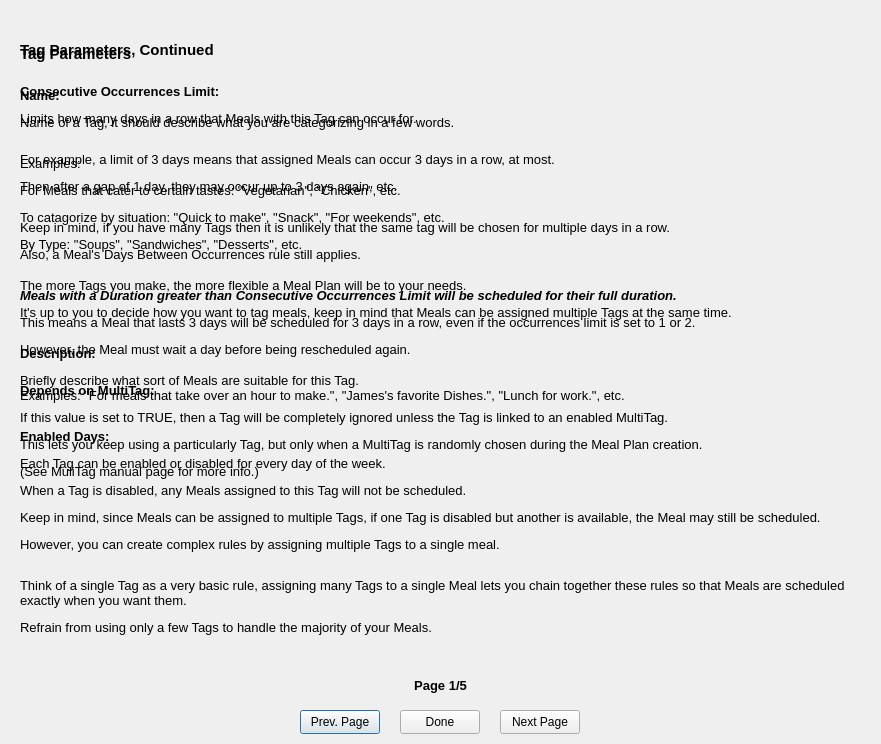
<?xml version="1.0" encoding="UTF-8"?>
<ui version="4.0">
 <class>Manual_TagInfo</class>
 <widget class="QDialog" name="Manual_TagInfo">
  <property name="geometry">
   <rect>
    <x>0</x>
    <y>0</y>
    <width>881</width>
    <height>744</height>
   </rect>
  </property>
  <property name="windowTitle">
   <string>Tag Information</string>
  </property>
  <widget class="QLabel" name="label_page2">
   <property name="enabled">
    <bool>true</bool>
   </property>
   <property name="geometry">
    <rect>
     <x>20</x>
     <y>20</y>
     <width>701</width>
     <height>481</height>
    </rect>
   </property>
   <property name="text">
    <string>&lt;html&gt;&lt;head/&gt;&lt;body&gt;&lt;p&gt;&lt;span style=&quot; font-size:11pt; font-weight:700;&quot;&gt;Tag Parameters, Continued&lt;/span&gt;&lt;br/&gt;&lt;/p&gt;&lt;p&gt;&lt;span style=&quot; font-size:10pt; font-weight:700;&quot;&gt;Consecutive Occurrences Limit:&lt;/span&gt;&lt;/p&gt;&lt;p&gt;&lt;span style=&quot; font-size:10pt;&quot;&gt;Limits how many days in a row that Meals with this Tag can occur for.&lt;/span&gt;&lt;br/&gt;&lt;/p&gt;&lt;p&gt;&lt;span style=&quot; font-size:10pt;&quot;&gt;For example, a limit of 3 days means that assigned Meals can occur 3 days in a row, at most.&lt;/span&gt;&lt;/p&gt;&lt;p&gt;&lt;span style=&quot; font-size:10pt;&quot;&gt;Then after a gap of 1 day, they may occur up to 3 days again, etc.&lt;/span&gt;&lt;br/&gt;&lt;/p&gt;&lt;p&gt;&lt;span style=&quot; font-size:10pt;&quot;&gt;Keep in mind, if you have many Tags then it is unlikely that the same tag will be chosen for multiple days in a row.&lt;/span&gt;&lt;/p&gt;&lt;p&gt;&lt;span style=&quot; font-size:10pt;&quot;&gt;Also, a Meal's Days Between Occurrences rule still applies.&lt;/span&gt;&lt;br/&gt;&lt;/p&gt;&lt;p&gt;&lt;span style=&quot; font-size:10pt; font-weight:700; font-style:italic;&quot;&gt;Meals with a Duration greater than Consecutive Occurrences Limit will be scheduled for their full duration.&lt;/span&gt;&lt;/p&gt;&lt;p&gt;&lt;span style=&quot; font-size:10pt;&quot;&gt;This means a Meal that lasts 3 days will be scheduled for 3 days in a row, even if the occurrences limit is set to 1 or 2.&lt;/span&gt;&lt;/p&gt;&lt;p&gt;&lt;span style=&quot; font-size:10pt;&quot;&gt;However, the Meal must wait a day before being rescheduled again.&lt;/span&gt;&lt;br/&gt;&lt;/p&gt;&lt;p&gt;&lt;span style=&quot; font-size:10pt; font-weight:700;&quot;&gt;Depends on MultiTag:&lt;/span&gt;&lt;/p&gt;&lt;p&gt;&lt;span style=&quot; font-size:10pt;&quot;&gt;If this value is set to TRUE, then a Tag will be completely ignored unless the Tag is linked to an enabled MultiTag.&lt;/span&gt;&lt;/p&gt;&lt;p&gt;&lt;span style=&quot; font-size:10pt;&quot;&gt;This lets you keep using a particularly Tag, but only when a MultiTag is randomly chosen during the Meal Plan creation.&lt;/span&gt;&lt;/p&gt;&lt;p&gt;&lt;span style=&quot; font-size:10pt;&quot;&gt;(See MuliTag manual page for more info.)&lt;/span&gt;&lt;/p&gt;&lt;/body&gt;&lt;/html&gt;</string>
   </property>
   <property name="wordWrap">
    <bool>true</bool>
   </property>
  </widget>
  <widget class="QPushButton" name="pushButton_previousPage">
   <property name="geometry">
    <rect>
     <x>300</x>
     <y>710</y>
     <width>80</width>
     <height>24</height>
    </rect>
   </property>
   <property name="text">
    <string>Prev. Page</string>
   </property>
  </widget>
  <widget class="QLabel" name="label_page1">
   <property name="enabled">
    <bool>true</bool>
   </property>
   <property name="geometry">
    <rect>
     <x>20</x>
     <y>20</y>
     <width>841</width>
     <height>641</height>
    </rect>
   </property>
   <property name="toolTip">
    <string/>
   </property>
   <property name="statusTip">
    <string/>
   </property>
   <property name="whatsThis">
    <string/>
   </property>
   <property name="text">
    <string>&lt;html&gt;&lt;head/&gt;&lt;body&gt;&lt;p&gt;&lt;span style=&quot; font-size:11pt; font-weight:700;&quot;&gt;Tag Parameters&lt;/span&gt;&lt;span style=&quot; font-size:10pt;&quot;&gt;&lt;br/&gt;&lt;/span&gt;&lt;/p&gt;&lt;p&gt;&lt;span style=&quot; font-size:10pt; font-weight:700;&quot;&gt;Name:&lt;/span&gt;&lt;/p&gt;&lt;p&gt;&lt;span style=&quot; font-size:10pt;&quot;&gt;Name of a Tag, it should describe what you are categorizing in a few words.&lt;br/&gt;&lt;/span&gt;&lt;/p&gt;&lt;p&gt;&lt;span style=&quot; font-size:10pt;&quot;&gt;Examples:&lt;/span&gt;&lt;/p&gt;&lt;p&gt;&lt;span style=&quot; font-size:10pt;&quot;&gt;For Meals that cater to certain tastes: &amp;quot;Vegetarian&amp;quot;, &amp;quot;Chicken&amp;quot;, etc.&lt;/span&gt;&lt;/p&gt;&lt;p&gt;&lt;span style=&quot; font-size:10pt;&quot;&gt;To catagorize by situation: &amp;quot;Quick to make&amp;quot;, &amp;quot;Snack&amp;quot;, &amp;quot;For weekends&amp;quot;, etc.&lt;/span&gt;&lt;/p&gt;&lt;p&gt;&lt;span style=&quot; font-size:10pt;&quot;&gt;By Type: &amp;quot;Soups&amp;quot;, &amp;quot;Sandwiches&amp;quot;, &amp;quot;Desserts&amp;quot;, etc.&lt;br/&gt;&lt;/span&gt;&lt;/p&gt;&lt;p&gt;&lt;span style=&quot; font-size:10pt;&quot;&gt;The more Tags you make, the more flexible a Meal Plan will be to your needs.&lt;/span&gt;&lt;/p&gt;&lt;p&gt;&lt;span style=&quot; font-size:10pt;&quot;&gt;It's up to you to decide how you want to tag meals, keep in mind that Meals can be assigned multiple Tags at the same time.&lt;br/&gt;&lt;/span&gt;&lt;/p&gt;&lt;p&gt;&lt;span style=&quot; font-size:10pt; font-weight:700;&quot;&gt;Description:&lt;/span&gt;&lt;/p&gt;&lt;p&gt;&lt;span style=&quot; font-size:10pt;&quot;&gt;Briefly describe what sort of Meals are suitable for this Tag.&lt;br/&gt;Examples: &amp;quot;For meals that take over an hour to make.&amp;quot;, &amp;quot;James's favorite Dishes.&amp;quot;, &amp;quot;Lunch for work.&amp;quot;, etc.&lt;br/&gt;&lt;/span&gt;&lt;/p&gt;&lt;p&gt;&lt;span style=&quot; font-size:10pt; font-weight:700;&quot;&gt;Enabled Days:&lt;/span&gt;&lt;/p&gt;&lt;p&gt;&lt;span style=&quot; font-size:10pt;&quot;&gt;Each Tag can be enabled or disabled for every day of the week.&lt;/span&gt;&lt;/p&gt;&lt;p&gt;&lt;span style=&quot; font-size:10pt;&quot;&gt;When a Tag is disabled, any Meals assigned to this Tag will not be scheduled.&lt;/span&gt;&lt;/p&gt;&lt;p&gt;&lt;span style=&quot; font-size:10pt;&quot;&gt;Keep in mind, since Meals can be assigned to multiple Tags, if one Tag is disabled but another is available, the Meal may still be scheduled.&lt;/span&gt;&lt;/p&gt;&lt;p&gt;&lt;span style=&quot; font-size:10pt;&quot;&gt;However, you can create complex rules by assigning multiple Tags to a single meal.&lt;br/&gt;&lt;/span&gt;&lt;/p&gt;&lt;p&gt;&lt;span style=&quot; font-size:10pt;&quot;&gt;Think of a single Tag as a very basic rule, assigning many Tags to a single Meal lets you chain together these rules so that Meals are scheduled exactly when you want them.&lt;/span&gt;&lt;/p&gt;&lt;p&gt;&lt;span style=&quot; font-size:10pt;&quot;&gt;Refrain from using only a few Tags to handle the majority of your Meals.&lt;/span&gt;&lt;/p&gt;&lt;/body&gt;&lt;/html&gt;</string>
   </property>
   <property name="wordWrap">
    <bool>true</bool>
   </property>
  </widget>
  <widget class="QPushButton" name="pushButton_done">
   <property name="geometry">
    <rect>
     <x>400</x>
     <y>710</y>
     <width>80</width>
     <height>24</height>
    </rect>
   </property>
   <property name="text">
    <string>Done</string>
   </property>
  </widget>
  <widget class="QPushButton" name="pushButton_nextPage">
   <property name="geometry">
    <rect>
     <x>500</x>
     <y>710</y>
     <width>80</width>
     <height>24</height>
    </rect>
   </property>
   <property name="text">
    <string>Next Page</string>
   </property>
  </widget>
  <widget class="QLabel" name="label_pageNumber">
   <property name="geometry">
    <rect>
     <x>405</x>
     <y>670</y>
     <width>71</width>
     <height>31</height>
    </rect>
   </property>
   <property name="text">
    <string>&lt;html&gt;&lt;head/&gt;&lt;body&gt;&lt;p align=&quot;center&quot;&gt;&lt;span style=&quot; font-size:10pt; font-weight:700;&quot;&gt;Page 1/5&lt;/span&gt;&lt;/p&gt;&lt;/body&gt;&lt;/html&gt;</string>
   </property>
  </widget>
 </widget>
 <resources/>
 <connections/>
</ui>
